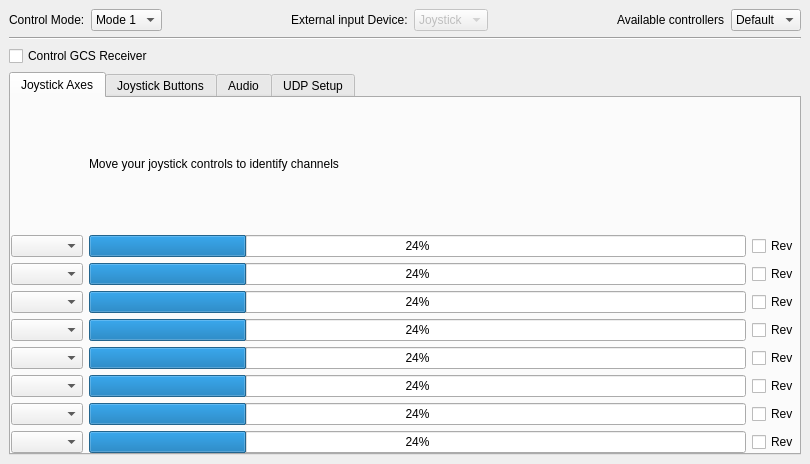
<?xml version="1.0" encoding="UTF-8"?>
<ui version="4.0">
 <class>GCSControlGadgetOptionsPage</class>
 <widget class="QWidget" name="GCSControlGadgetOptionsPage">
  <property name="geometry">
   <rect>
    <x>0</x>
    <y>0</y>
    <width>810</width>
    <height>464</height>
   </rect>
  </property>
  <property name="sizePolicy">
   <sizepolicy hsizetype="Expanding" vsizetype="Expanding">
    <horstretch>0</horstretch>
    <verstretch>0</verstretch>
   </sizepolicy>
  </property>
  <property name="windowTitle">
   <string>Form</string>
  </property>
  <layout class="QVBoxLayout" name="verticalLayout_6">
   <property name="margin">
    <number>0</number>
   </property>
   <item>
    <widget class="QScrollArea" name="scrollArea">
     <property name="frameShape">
      <enum>QFrame::NoFrame</enum>
     </property>
     <property name="frameShadow">
      <enum>QFrame::Plain</enum>
     </property>
     <property name="widgetResizable">
      <bool>true</bool>
     </property>
     <widget class="QWidget" name="scrollAreaWidgetContents_2">
      <property name="geometry">
       <rect>
        <x>0</x>
        <y>0</y>
        <width>810</width>
        <height>464</height>
       </rect>
      </property>
      <layout class="QVBoxLayout" name="verticalLayout">
       <property name="margin">
        <number>0</number>
       </property>
       <item>
        <widget class="QWidget" name="widget" native="true">
         <layout class="QVBoxLayout" name="verticalLayout_4">
          <item>
           <layout class="QHBoxLayout" name="horizontalLayout">
            <item>
             <widget class="QLabel" name="label">
              <property name="text">
               <string>Control Mode:</string>
              </property>
             </widget>
            </item>
            <item>
             <widget class="QComboBox" name="controlsMode">
              <item>
               <property name="text">
                <string>Mode 1</string>
               </property>
              </item>
              <item>
               <property name="text">
                <string>Mode 2</string>
               </property>
              </item>
              <item>
               <property name="text">
                <string>Mode 3</string>
               </property>
              </item>
              <item>
               <property name="text">
                <string>Mode 4</string>
               </property>
              </item>
             </widget>
            </item>
            <item>
             <spacer name="horizontalSpacer">
              <property name="orientation">
               <enum>Qt::Horizontal</enum>
              </property>
              <property name="sizeHint" stdset="0">
               <size>
                <width>40</width>
                <height>20</height>
               </size>
              </property>
             </spacer>
            </item>
            <item>
             <widget class="QLabel" name="label_2">
              <property name="text">
               <string>External input Device:</string>
              </property>
             </widget>
            </item>
            <item>
             <widget class="QComboBox" name="comboBox">
              <property name="enabled">
               <bool>false</bool>
              </property>
              <property name="toolTip">
               <string>Only joystick is implemented at this stage, so this control is disabled.</string>
              </property>
              <item>
               <property name="text">
                <string>Joystick</string>
               </property>
              </item>
              <item>
               <property name="text">
                <string>Audio</string>
               </property>
              </item>
             </widget>
            </item>
            <item>
             <spacer name="horizontalSpacer_2">
              <property name="orientation">
               <enum>Qt::Horizontal</enum>
              </property>
              <property name="sizeHint" stdset="0">
               <size>
                <width>40</width>
                <height>20</height>
               </size>
              </property>
             </spacer>
            </item>
            <item>
             <widget class="QLabel" name="label_5">
              <property name="text">
               <string>Available controllers</string>
              </property>
             </widget>
            </item>
            <item>
             <widget class="QComboBox" name="AvailableControllerList">
              <property name="enabled">
               <bool>true</bool>
              </property>
              <item>
               <property name="text">
                <string>Default</string>
               </property>
              </item>
             </widget>
            </item>
           </layout>
          </item>
          <item>
           <widget class="Line" name="line">
            <property name="orientation">
             <enum>Qt::Horizontal</enum>
            </property>
           </widget>
          </item>
          <item>
           <widget class="QCheckBox" name="gcsReceiverCB">
            <property name="text">
             <string>Control GCS Receiver</string>
            </property>
           </widget>
          </item>
          <item>
           <widget class="QTabWidget" name="UDPSetup">
            <property name="currentIndex">
             <number>0</number>
            </property>
            <widget class="QWidget" name="tabWidgetPage2">
             <attribute name="title">
              <string>Joystick Axes</string>
             </attribute>
             <layout class="QVBoxLayout" name="verticalLayout_3" stretch="1">
              <property name="margin">
               <number>0</number>
              </property>
              <item>
               <layout class="QGridLayout" name="gridLayout_2">
                <item row="2" column="0">
                 <widget class="QComboBox" name="channel0"/>
                </item>
                <item row="2" column="2">
                 <widget class="QCheckBox" name="revCheckBox_1">
                  <property name="text">
                   <string>Rev</string>
                  </property>
                 </widget>
                </item>
                <item row="3" column="2">
                 <widget class="QCheckBox" name="revCheckBox_2">
                  <property name="text">
                   <string>Rev</string>
                  </property>
                 </widget>
                </item>
                <item row="3" column="0">
                 <widget class="QComboBox" name="channel1"/>
                </item>
                <item row="4" column="0">
                 <widget class="QComboBox" name="channel2"/>
                </item>
                <item row="5" column="0">
                 <widget class="QComboBox" name="channel3"/>
                </item>
                <item row="6" column="0">
                 <widget class="QComboBox" name="channel4"/>
                </item>
                <item row="7" column="0">
                 <widget class="QComboBox" name="channel5"/>
                </item>
                <item row="8" column="0">
                 <widget class="QComboBox" name="channel6"/>
                </item>
                <item row="9" column="0">
                 <widget class="QComboBox" name="channel7"/>
                </item>
                <item row="3" column="1">
                 <widget class="QProgressBar" name="joyCh1">
                  <property name="value">
                   <number>24</number>
                  </property>
                 </widget>
                </item>
                <item row="2" column="1">
                 <widget class="QProgressBar" name="joyCh0">
                  <property name="value">
                   <number>24</number>
                  </property>
                 </widget>
                </item>
                <item row="4" column="1">
                 <widget class="QProgressBar" name="joyCh2">
                  <property name="value">
                   <number>24</number>
                  </property>
                 </widget>
                </item>
                <item row="5" column="1">
                 <widget class="QProgressBar" name="joyCh3">
                  <property name="value">
                   <number>24</number>
                  </property>
                 </widget>
                </item>
                <item row="6" column="1">
                 <widget class="QProgressBar" name="joyCh4">
                  <property name="value">
                   <number>24</number>
                  </property>
                 </widget>
                </item>
                <item row="7" column="1">
                 <widget class="QProgressBar" name="joyCh5">
                  <property name="value">
                   <number>24</number>
                  </property>
                 </widget>
                </item>
                <item row="8" column="1">
                 <widget class="QProgressBar" name="joyCh6">
                  <property name="value">
                   <number>24</number>
                  </property>
                 </widget>
                </item>
                <item row="9" column="1">
                 <widget class="QProgressBar" name="joyCh7">
                  <property name="value">
                   <number>24</number>
                  </property>
                 </widget>
                </item>
                <item row="4" column="2">
                 <widget class="QCheckBox" name="revCheckBox_3">
                  <property name="text">
                   <string>Rev</string>
                  </property>
                 </widget>
                </item>
                <item row="5" column="2">
                 <widget class="QCheckBox" name="revCheckBox_4">
                  <property name="text">
                   <string>Rev</string>
                  </property>
                 </widget>
                </item>
                <item row="6" column="2">
                 <widget class="QCheckBox" name="revCheckBox_5">
                  <property name="text">
                   <string>Rev</string>
                  </property>
                 </widget>
                </item>
                <item row="7" column="2">
                 <widget class="QCheckBox" name="revCheckBox_6">
                  <property name="text">
                   <string>Rev</string>
                  </property>
                 </widget>
                </item>
                <item row="8" column="2">
                 <widget class="QCheckBox" name="revCheckBox_7">
                  <property name="text">
                   <string>Rev</string>
                  </property>
                 </widget>
                </item>
                <item row="9" column="2">
                 <widget class="QCheckBox" name="revCheckBox_8">
                  <property name="text">
                   <string>Rev</string>
                  </property>
                 </widget>
                </item>
                <item row="1" column="1">
                 <widget class="QLabel" name="label_3">
                  <property name="text">
                   <string>Move your joystick controls to identify channels</string>
                  </property>
                 </widget>
                </item>
               </layout>
              </item>
             </layout>
            </widget>
            <widget class="QWidget" name="tab">
             <attribute name="title">
              <string>Joystick Buttons</string>
             </attribute>
             <layout class="QVBoxLayout" name="verticalLayout_2">
              <property name="spacing">
               <number>2</number>
              </property>
              <property name="margin">
               <number>3</number>
              </property>
              <item>
               <widget class="QLabel" name="label_4">
                <property name="sizePolicy">
                 <sizepolicy hsizetype="Preferred" vsizetype="Fixed">
                  <horstretch>0</horstretch>
                  <verstretch>0</verstretch>
                 </sizepolicy>
                </property>
                <property name="text">
                 <string>Press buttons on controller to identify mappings</string>
                </property>
                <property name="alignment">
                 <set>Qt::AlignCenter</set>
                </property>
               </widget>
              </item>
              <item>
               <layout class="QGridLayout" name="gridLayout_3">
                <property name="horizontalSpacing">
                 <number>6</number>
                </property>
                <property name="verticalSpacing">
                 <number>4</number>
                </property>
                <item row="0" column="5">
                 <widget class="QDoubleSpinBox" name="buttonAmount0">
                  <property name="sizePolicy">
                   <sizepolicy hsizetype="Preferred" vsizetype="Fixed">
                    <horstretch>0</horstretch>
                    <verstretch>0</verstretch>
                   </sizepolicy>
                  </property>
                  <property name="decimals">
                   <number>2</number>
                  </property>
                  <property name="minimum">
                   <double>0.000000000000000</double>
                  </property>
                  <property name="maximum">
                   <double>1.000000000000000</double>
                  </property>
                  <property name="singleStep">
                   <double>0.100000000000000</double>
                  </property>
                  <property name="value">
                   <double>0.100000000000000</double>
                  </property>
                 </widget>
                </item>
                <item row="1" column="5">
                 <widget class="QDoubleSpinBox" name="buttonAmount1">
                  <property name="sizePolicy">
                   <sizepolicy hsizetype="Preferred" vsizetype="Fixed">
                    <horstretch>0</horstretch>
                    <verstretch>0</verstretch>
                   </sizepolicy>
                  </property>
                  <property name="decimals">
                   <number>2</number>
                  </property>
                  <property name="minimum">
                   <double>0.000000000000000</double>
                  </property>
                  <property name="maximum">
                   <double>1.000000000000000</double>
                  </property>
                  <property name="singleStep">
                   <double>0.100000000000000</double>
                  </property>
                  <property name="value">
                   <double>0.100000000000000</double>
                  </property>
                 </widget>
                </item>
                <item row="2" column="5">
                 <widget class="QDoubleSpinBox" name="buttonAmount2">
                  <property name="sizePolicy">
                   <sizepolicy hsizetype="Preferred" vsizetype="Fixed">
                    <horstretch>0</horstretch>
                    <verstretch>0</verstretch>
                   </sizepolicy>
                  </property>
                  <property name="decimals">
                   <number>2</number>
                  </property>
                  <property name="minimum">
                   <double>0.000000000000000</double>
                  </property>
                  <property name="maximum">
                   <double>1.000000000000000</double>
                  </property>
                  <property name="singleStep">
                   <double>0.100000000000000</double>
                  </property>
                  <property name="value">
                   <double>0.100000000000000</double>
                  </property>
                 </widget>
                </item>
                <item row="3" column="5">
                 <widget class="QDoubleSpinBox" name="buttonAmount3">
                  <property name="sizePolicy">
                   <sizepolicy hsizetype="Preferred" vsizetype="Fixed">
                    <horstretch>0</horstretch>
                    <verstretch>0</verstretch>
                   </sizepolicy>
                  </property>
                  <property name="decimals">
                   <number>2</number>
                  </property>
                  <property name="minimum">
                   <double>0.000000000000000</double>
                  </property>
                  <property name="maximum">
                   <double>1.000000000000000</double>
                  </property>
                  <property name="singleStep">
                   <double>0.100000000000000</double>
                  </property>
                  <property name="value">
                   <double>0.100000000000000</double>
                  </property>
                 </widget>
                </item>
                <item row="4" column="5">
                 <widget class="QDoubleSpinBox" name="buttonAmount4">
                  <property name="sizePolicy">
                   <sizepolicy hsizetype="Preferred" vsizetype="Fixed">
                    <horstretch>0</horstretch>
                    <verstretch>0</verstretch>
                   </sizepolicy>
                  </property>
                  <property name="decimals">
                   <number>2</number>
                  </property>
                  <property name="minimum">
                   <double>0.000000000000000</double>
                  </property>
                  <property name="maximum">
                   <double>1.000000000000000</double>
                  </property>
                  <property name="singleStep">
                   <double>0.100000000000000</double>
                  </property>
                  <property name="value">
                   <double>0.100000000000000</double>
                  </property>
                 </widget>
                </item>
                <item row="5" column="5">
                 <widget class="QDoubleSpinBox" name="buttonAmount5">
                  <property name="sizePolicy">
                   <sizepolicy hsizetype="Preferred" vsizetype="Fixed">
                    <horstretch>0</horstretch>
                    <verstretch>0</verstretch>
                   </sizepolicy>
                  </property>
                  <property name="decimals">
                   <number>2</number>
                  </property>
                  <property name="minimum">
                   <double>0.000000000000000</double>
                  </property>
                  <property name="maximum">
                   <double>1.000000000000000</double>
                  </property>
                  <property name="singleStep">
                   <double>0.100000000000000</double>
                  </property>
                  <property name="value">
                   <double>0.100000000000000</double>
                  </property>
                 </widget>
                </item>
                <item row="6" column="5">
                 <widget class="QDoubleSpinBox" name="buttonAmount6">
                  <property name="sizePolicy">
                   <sizepolicy hsizetype="Preferred" vsizetype="Fixed">
                    <horstretch>0</horstretch>
                    <verstretch>0</verstretch>
                   </sizepolicy>
                  </property>
                  <property name="decimals">
                   <number>2</number>
                  </property>
                  <property name="minimum">
                   <double>0.000000000000000</double>
                  </property>
                  <property name="maximum">
                   <double>1.000000000000000</double>
                  </property>
                  <property name="singleStep">
                   <double>0.100000000000000</double>
                  </property>
                  <property name="value">
                   <double>0.100000000000000</double>
                  </property>
                 </widget>
                </item>
                <item row="7" column="5">
                 <widget class="QDoubleSpinBox" name="buttonAmount7">
                  <property name="sizePolicy">
                   <sizepolicy hsizetype="Preferred" vsizetype="Fixed">
                    <horstretch>0</horstretch>
                    <verstretch>0</verstretch>
                   </sizepolicy>
                  </property>
                  <property name="decimals">
                   <number>2</number>
                  </property>
                  <property name="minimum">
                   <double>0.000000000000000</double>
                  </property>
                  <property name="maximum">
                   <double>1.000000000000000</double>
                  </property>
                  <property name="singleStep">
                   <double>0.100000000000000</double>
                  </property>
                  <property name="value">
                   <double>0.100000000000000</double>
                  </property>
                 </widget>
                </item>
                <item row="0" column="1">
                 <widget class="QCheckBox" name="buttonInput0">
                  <property name="sizePolicy">
                   <sizepolicy hsizetype="Maximum" vsizetype="Fixed">
                    <horstretch>0</horstretch>
                    <verstretch>0</verstretch>
                   </sizepolicy>
                  </property>
                  <property name="text">
                   <string>button 1</string>
                  </property>
                  <property name="checkable">
                   <bool>true</bool>
                  </property>
                 </widget>
                </item>
                <item row="1" column="1">
                 <widget class="QCheckBox" name="buttonInput1">
                  <property name="sizePolicy">
                   <sizepolicy hsizetype="Maximum" vsizetype="Fixed">
                    <horstretch>0</horstretch>
                    <verstretch>0</verstretch>
                   </sizepolicy>
                  </property>
                  <property name="text">
                   <string>button 2</string>
                  </property>
                  <property name="checkable">
                   <bool>true</bool>
                  </property>
                 </widget>
                </item>
                <item row="7" column="1">
                 <widget class="QCheckBox" name="buttonInput7">
                  <property name="sizePolicy">
                   <sizepolicy hsizetype="Maximum" vsizetype="Fixed">
                    <horstretch>0</horstretch>
                    <verstretch>0</verstretch>
                   </sizepolicy>
                  </property>
                  <property name="text">
                   <string>button 8</string>
                  </property>
                  <property name="checkable">
                   <bool>true</bool>
                  </property>
                 </widget>
                </item>
                <item row="6" column="1">
                 <widget class="QCheckBox" name="buttonInput6">
                  <property name="sizePolicy">
                   <sizepolicy hsizetype="Maximum" vsizetype="Fixed">
                    <horstretch>0</horstretch>
                    <verstretch>0</verstretch>
                   </sizepolicy>
                  </property>
                  <property name="text">
                   <string>button 7</string>
                  </property>
                  <property name="checkable">
                   <bool>true</bool>
                  </property>
                 </widget>
                </item>
                <item row="5" column="1">
                 <widget class="QCheckBox" name="buttonInput5">
                  <property name="sizePolicy">
                   <sizepolicy hsizetype="Maximum" vsizetype="Fixed">
                    <horstretch>0</horstretch>
                    <verstretch>0</verstretch>
                   </sizepolicy>
                  </property>
                  <property name="text">
                   <string>button 6</string>
                  </property>
                  <property name="checkable">
                   <bool>true</bool>
                  </property>
                 </widget>
                </item>
                <item row="4" column="1">
                 <widget class="QCheckBox" name="buttonInput4">
                  <property name="sizePolicy">
                   <sizepolicy hsizetype="Maximum" vsizetype="Fixed">
                    <horstretch>0</horstretch>
                    <verstretch>0</verstretch>
                   </sizepolicy>
                  </property>
                  <property name="text">
                   <string>button 5</string>
                  </property>
                  <property name="checkable">
                   <bool>true</bool>
                  </property>
                 </widget>
                </item>
                <item row="3" column="1">
                 <widget class="QCheckBox" name="buttonInput3">
                  <property name="sizePolicy">
                   <sizepolicy hsizetype="Maximum" vsizetype="Fixed">
                    <horstretch>0</horstretch>
                    <verstretch>0</verstretch>
                   </sizepolicy>
                  </property>
                  <property name="text">
                   <string>button 4</string>
                  </property>
                  <property name="checkable">
                   <bool>true</bool>
                  </property>
                 </widget>
                </item>
                <item row="2" column="1">
                 <widget class="QCheckBox" name="buttonInput2">
                  <property name="sizePolicy">
                   <sizepolicy hsizetype="Maximum" vsizetype="Fixed">
                    <horstretch>0</horstretch>
                    <verstretch>0</verstretch>
                   </sizepolicy>
                  </property>
                  <property name="text">
                   <string>button 3</string>
                  </property>
                  <property name="checkable">
                   <bool>true</bool>
                  </property>
                 </widget>
                </item>
                <item row="0" column="3">
                 <widget class="QComboBox" name="buttonFunction0">
                  <property name="sizePolicy">
                   <sizepolicy hsizetype="Preferred" vsizetype="Fixed">
                    <horstretch>0</horstretch>
                    <verstretch>0</verstretch>
                   </sizepolicy>
                  </property>
                 </widget>
                </item>
                <item row="1" column="3">
                 <widget class="QComboBox" name="buttonFunction1">
                  <property name="sizePolicy">
                   <sizepolicy hsizetype="Preferred" vsizetype="Fixed">
                    <horstretch>0</horstretch>
                    <verstretch>0</verstretch>
                   </sizepolicy>
                  </property>
                 </widget>
                </item>
                <item row="2" column="3">
                 <widget class="QComboBox" name="buttonFunction2">
                  <property name="sizePolicy">
                   <sizepolicy hsizetype="Preferred" vsizetype="Fixed">
                    <horstretch>0</horstretch>
                    <verstretch>0</verstretch>
                   </sizepolicy>
                  </property>
                 </widget>
                </item>
                <item row="3" column="3">
                 <widget class="QComboBox" name="buttonFunction3">
                  <property name="sizePolicy">
                   <sizepolicy hsizetype="Preferred" vsizetype="Fixed">
                    <horstretch>0</horstretch>
                    <verstretch>0</verstretch>
                   </sizepolicy>
                  </property>
                 </widget>
                </item>
                <item row="3" column="2">
                 <widget class="QComboBox" name="buttonAction3">
                  <property name="sizePolicy">
                   <sizepolicy hsizetype="Preferred" vsizetype="Fixed">
                    <horstretch>0</horstretch>
                    <verstretch>0</verstretch>
                   </sizepolicy>
                  </property>
                 </widget>
                </item>
                <item row="2" column="2">
                 <widget class="QComboBox" name="buttonAction2">
                  <property name="sizePolicy">
                   <sizepolicy hsizetype="Preferred" vsizetype="Fixed">
                    <horstretch>0</horstretch>
                    <verstretch>0</verstretch>
                   </sizepolicy>
                  </property>
                 </widget>
                </item>
                <item row="1" column="2">
                 <widget class="QComboBox" name="buttonAction1">
                  <property name="sizePolicy">
                   <sizepolicy hsizetype="Preferred" vsizetype="Fixed">
                    <horstretch>0</horstretch>
                    <verstretch>0</verstretch>
                   </sizepolicy>
                  </property>
                 </widget>
                </item>
                <item row="0" column="2">
                 <widget class="QComboBox" name="buttonAction0">
                  <property name="sizePolicy">
                   <sizepolicy hsizetype="Preferred" vsizetype="Fixed">
                    <horstretch>0</horstretch>
                    <verstretch>0</verstretch>
                   </sizepolicy>
                  </property>
                 </widget>
                </item>
                <item row="4" column="2">
                 <widget class="QComboBox" name="buttonAction4">
                  <property name="sizePolicy">
                   <sizepolicy hsizetype="Preferred" vsizetype="Fixed">
                    <horstretch>0</horstretch>
                    <verstretch>0</verstretch>
                   </sizepolicy>
                  </property>
                 </widget>
                </item>
                <item row="5" column="2">
                 <widget class="QComboBox" name="buttonAction5">
                  <property name="sizePolicy">
                   <sizepolicy hsizetype="Preferred" vsizetype="Fixed">
                    <horstretch>0</horstretch>
                    <verstretch>0</verstretch>
                   </sizepolicy>
                  </property>
                 </widget>
                </item>
                <item row="6" column="2">
                 <widget class="QComboBox" name="buttonAction6">
                  <property name="sizePolicy">
                   <sizepolicy hsizetype="Preferred" vsizetype="Fixed">
                    <horstretch>0</horstretch>
                    <verstretch>0</verstretch>
                   </sizepolicy>
                  </property>
                 </widget>
                </item>
                <item row="7" column="2">
                 <widget class="QComboBox" name="buttonAction7">
                  <property name="sizePolicy">
                   <sizepolicy hsizetype="Preferred" vsizetype="Fixed">
                    <horstretch>0</horstretch>
                    <verstretch>0</verstretch>
                   </sizepolicy>
                  </property>
                 </widget>
                </item>
                <item row="4" column="3">
                 <widget class="QComboBox" name="buttonFunction4">
                  <property name="sizePolicy">
                   <sizepolicy hsizetype="Preferred" vsizetype="Fixed">
                    <horstretch>0</horstretch>
                    <verstretch>0</verstretch>
                   </sizepolicy>
                  </property>
                 </widget>
                </item>
                <item row="5" column="3">
                 <widget class="QComboBox" name="buttonFunction5">
                  <property name="sizePolicy">
                   <sizepolicy hsizetype="Preferred" vsizetype="Fixed">
                    <horstretch>0</horstretch>
                    <verstretch>0</verstretch>
                   </sizepolicy>
                  </property>
                 </widget>
                </item>
                <item row="6" column="3">
                 <widget class="QComboBox" name="buttonFunction6">
                  <property name="sizePolicy">
                   <sizepolicy hsizetype="Preferred" vsizetype="Fixed">
                    <horstretch>0</horstretch>
                    <verstretch>0</verstretch>
                   </sizepolicy>
                  </property>
                 </widget>
                </item>
                <item row="7" column="4">
                 <widget class="QLabel" name="buttonLabel7">
                  <property name="minimumSize">
                   <size>
                    <width>15</width>
                    <height>0</height>
                   </size>
                  </property>
                  <property name="maximumSize">
                   <size>
                    <width>15</width>
                    <height>16777215</height>
                   </size>
                  </property>
                  <property name="text">
                   <string>by</string>
                  </property>
                 </widget>
                </item>
                <item row="7" column="3">
                 <widget class="QComboBox" name="buttonFunction7">
                  <property name="sizePolicy">
                   <sizepolicy hsizetype="Preferred" vsizetype="Fixed">
                    <horstretch>0</horstretch>
                    <verstretch>0</verstretch>
                   </sizepolicy>
                  </property>
                 </widget>
                </item>
                <item row="6" column="4">
                 <widget class="QLabel" name="buttonLabel6">
                  <property name="minimumSize">
                   <size>
                    <width>15</width>
                    <height>0</height>
                   </size>
                  </property>
                  <property name="maximumSize">
                   <size>
                    <width>15</width>
                    <height>16777215</height>
                   </size>
                  </property>
                  <property name="text">
                   <string>by</string>
                  </property>
                 </widget>
                </item>
                <item row="5" column="4">
                 <widget class="QLabel" name="buttonLabel5">
                  <property name="minimumSize">
                   <size>
                    <width>15</width>
                    <height>0</height>
                   </size>
                  </property>
                  <property name="maximumSize">
                   <size>
                    <width>15</width>
                    <height>16777215</height>
                   </size>
                  </property>
                  <property name="text">
                   <string>by</string>
                  </property>
                 </widget>
                </item>
                <item row="4" column="4">
                 <widget class="QLabel" name="buttonLabel4">
                  <property name="minimumSize">
                   <size>
                    <width>15</width>
                    <height>0</height>
                   </size>
                  </property>
                  <property name="maximumSize">
                   <size>
                    <width>15</width>
                    <height>16777215</height>
                   </size>
                  </property>
                  <property name="text">
                   <string>by</string>
                  </property>
                 </widget>
                </item>
                <item row="3" column="4">
                 <widget class="QLabel" name="buttonLabel3">
                  <property name="minimumSize">
                   <size>
                    <width>15</width>
                    <height>0</height>
                   </size>
                  </property>
                  <property name="maximumSize">
                   <size>
                    <width>15</width>
                    <height>16777215</height>
                   </size>
                  </property>
                  <property name="text">
                   <string>by</string>
                  </property>
                 </widget>
                </item>
                <item row="2" column="4">
                 <widget class="QLabel" name="buttonLabel2">
                  <property name="minimumSize">
                   <size>
                    <width>15</width>
                    <height>0</height>
                   </size>
                  </property>
                  <property name="maximumSize">
                   <size>
                    <width>15</width>
                    <height>16777215</height>
                   </size>
                  </property>
                  <property name="text">
                   <string>by</string>
                  </property>
                 </widget>
                </item>
                <item row="1" column="4">
                 <widget class="QLabel" name="buttonLabel1">
                  <property name="minimumSize">
                   <size>
                    <width>15</width>
                    <height>0</height>
                   </size>
                  </property>
                  <property name="maximumSize">
                   <size>
                    <width>15</width>
                    <height>16777215</height>
                   </size>
                  </property>
                  <property name="text">
                   <string>by</string>
                  </property>
                 </widget>
                </item>
                <item row="0" column="4">
                 <widget class="QLabel" name="buttonLabel0">
                  <property name="minimumSize">
                   <size>
                    <width>15</width>
                    <height>0</height>
                   </size>
                  </property>
                  <property name="maximumSize">
                   <size>
                    <width>15</width>
                    <height>16777215</height>
                   </size>
                  </property>
                  <property name="text">
                   <string>by</string>
                  </property>
                 </widget>
                </item>
               </layout>
              </item>
             </layout>
            </widget>
            <widget class="QWidget" name="tabWidgetPage3">
             <attribute name="title">
              <string>Audio</string>
             </attribute>
             <layout class="QVBoxLayout" name="verticalLayout_5">
              <property name="margin">
               <number>0</number>
              </property>
              <item>
               <widget class="QLabel" name="telemetryLabel">
                <property name="text">
                 <string>Audio: soundcard-based PPM decoding for trainer port. Not implemented yet.</string>
                </property>
               </widget>
              </item>
              <item>
               <spacer name="verticalSpacer">
                <property name="orientation">
                 <enum>Qt::Vertical</enum>
                </property>
                <property name="sizeHint" stdset="0">
                 <size>
                  <width>20</width>
                  <height>276</height>
                 </size>
                </property>
               </spacer>
              </item>
             </layout>
            </widget>
            <widget class="QWidget" name="UDPSetup_2">
             <attribute name="title">
              <string>UDP Setup</string>
             </attribute>
             <widget class="QGroupBox" name="groupBox">
              <property name="geometry">
               <rect>
                <x>20</x>
                <y>20</y>
                <width>301</width>
                <height>71</height>
               </rect>
              </property>
              <property name="title">
               <string>UDP Port Configuration</string>
              </property>
              <layout class="QHBoxLayout" name="horizontalLayout_2">
               <item>
                <widget class="QLabel" name="label_7">
                 <property name="text">
                  <string>Host:</string>
                 </property>
                </widget>
               </item>
               <item>
                <widget class="QLineEdit" name="udp_host">
                 <property name="maximumSize">
                  <size>
                   <width>120</width>
                   <height>16777215</height>
                  </size>
                 </property>
                 <property name="text">
                  <string>127.0.0.1</string>
                 </property>
                </widget>
               </item>
               <item>
                <widget class="QLabel" name="label_6">
                 <property name="text">
                  <string>Port:</string>
                 </property>
                </widget>
               </item>
               <item>
                <widget class="QLineEdit" name="udp_port">
                 <property name="maximumSize">
                  <size>
                   <width>50</width>
                   <height>16777215</height>
                  </size>
                 </property>
                 <property name="text">
                  <string>2323</string>
                 </property>
                </widget>
               </item>
              </layout>
             </widget>
            </widget>
           </widget>
          </item>
         </layout>
        </widget>
       </item>
      </layout>
     </widget>
    </widget>
   </item>
  </layout>
 </widget>
 <resources/>
 <connections/>
</ui>
